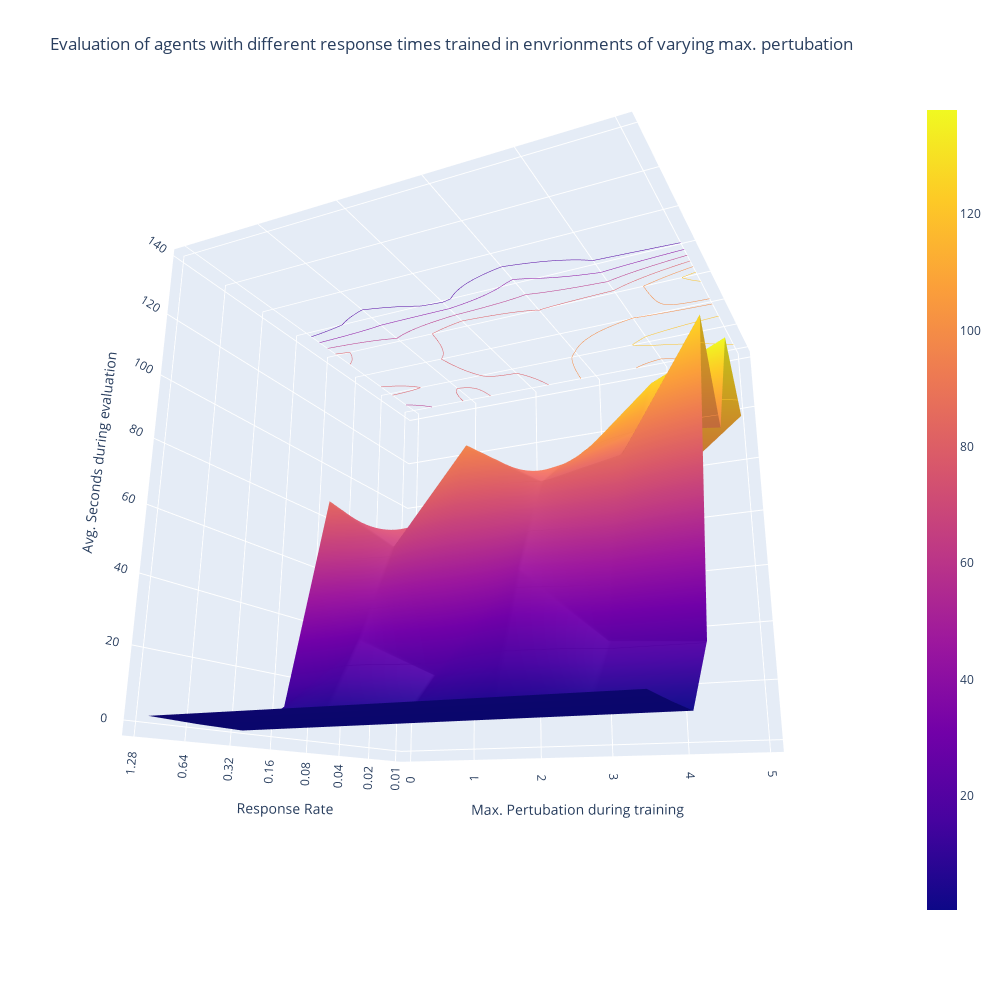

Notebook code for this chart:
### Code cell
fig = go.Figure(data=[go.Surface(z=rewards, y=df['g_force'].unique(), x=df['response_rate'].unique())])

fig.update_layout(title='Evaluation of agents with different response times trained in envrionments of varying max. pertubation',
                  width=1000, height=1000, scene_camera_eye=dict(x=1.87, y=0.88, z=-0.64))
fig.update_layout(
    scene = dict(
        xaxis = dict( type='log', title='Response Rate', tickvals=df['response_rate'].unique()),
        yaxis = dict( title='Max. Pertubation during training'),
        zaxis = dict( title='Avg. Seconds during evaluation')))
fig.update_traces(contours_z=dict(show=True, usecolormap=True,
                                  highlightcolor="black", project_z=True))

### Figure 1 — Plotly figure (JSON) as saved in the notebook; plotly's stock layout.template omitted (floating-point values rounded to 4 significant figures)
{"data": [{"contours": {"z": {"highlightcolor": "black", "project": {"z": true}, "show": true, "usecolormap": true}}, "type": "surface", "x": [0.01, 0.02, 0.04, 0.08, 0.16, 0.32, 0.64, 1.28], "y": [0, 1, 2, 3, 4, 5], "z": [[48.12, 83.13, 74.77, 84.26, 8.531, 0.32, 0.64, 1.28], [85.1, 77.1, 77.48, 64.11, 29.1, 0.32, 0.64, 1.28], [69.38, 82.86, 87.9, 96.87, 16.16, 0.32, 0.64, 1.28], [109.2, 101.9, 92.15, 79.77, 46.08, 0.32, 0.64, 1.28], [93.88, 125.6, 100.2, 84.86, 22.67, 0.32, 0.64, 1.28], [115.3, 137.9, 96.41, 127.8, 20.6, 0.32, 0.64, 1.28]]}], "layout": {"height": 1000, "scene": {"camera": {"eye": {"x": 1.87, "y": 0.88, "z": -0.64}}, "xaxis": {"tickvals": [0.01, 0.02, 0.04, 0.08, 0.16, 0.32, 0.64, 1.28], "title": {"text": "Response Rate"}, "type": "log"}, "yaxis": {"title": {"text": "Max. Pertubation during training"}}, "zaxis": {"title": {"text": "Avg. Seconds during evaluation"}}}, "title": {"text": "Evaluation of agents with different response times trained in envrionments of varying max. pertubation"}, "width": 1000}}
